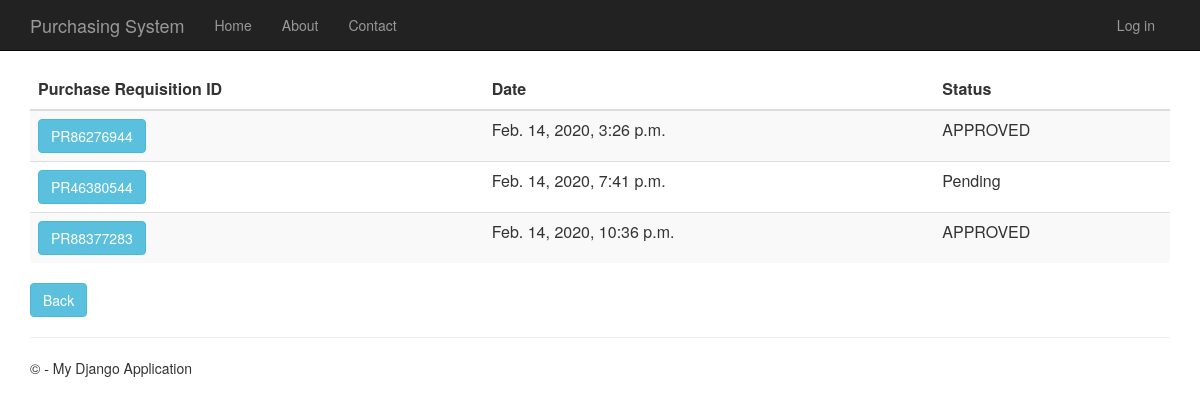
/purchaserequisitionhistory, run on the app's committed database.
### PurchaseRequisition/models.py (models this page shows)
class PurchaseRequisition(models.Model):
    pr_id= models.CharField(max_length=10, primary_key=True) #takes character
    description= models.TextField(null=True,default=None, blank=True)
    time_created= models.DateTimeField()
    total_price= models.DecimalField(max_digits=10, decimal_places=2, default=Decimal('0.00'))
    status= models.TextField(max_length=10, default="Pending")
    person_id = models.ForeignKey(Person)
    def __str__(self):
        return str(self.pr_id)

### PurchaseRequisition/views.py (the view)
# urls.py: url(r'^purchaserequisitionhistory', PurchaseRequisition.views.purchaserequisitionhistory, name="purchase_requisition_history"),
def purchaserequisitionhistory(request):
    purchase_requisitions = PurchaseRequisition.objects.all()
    print(purchase_requisitions)
    context = {
            'title':'Purchase Requisition History',
            'rows':purchase_requisitions
        }
    return render(request,'PurchaseRequisition/purchaserequisitionhistory.html',context)

### PurchaseRequisition/templates/PurchaseRequisition/purchaserequisitionhistory.html
﻿{% extends "app/layout.html" %}
{% block content %}
<div class="purchaseorderhistory margintop" action="menu" >
    <form action="purchaserequisitionhistorydetails" method="GET">
        <table class="table table-striped margintop">
          <thead>
            <tr>
              <th scope="col">Purchase Requisition ID</th>
              <th scope="col">Date</th>
              <th scope="col">Status</th>
            </tr>
          </thead>
          <tbody>
              {% for r in rows %}
            <tr>
                 <td><button type="submit" name="pr_id" value="{{r.pr_id}}" class="btn btn-info" >{{r.pr_id}}</button></td>
                 <td>{{r.time_created}}</td>
                 <td>{{r.status}}</td>
            </tr>
              {% endfor %}
          </tbody>
        </table>
    </form>
       <form action="menu">
        <div class="margintop">
            <button type="submit" class="btn btn-info" >Back</button>
        </div>
    </form>
</div>
{% endblock %}

### app/static/app/content/site.css (style rules this page uses)
body { padding-top: 50px; padding-bottom: 20px; }

### data on the page
PurchaseRequisition: pr_id "PR86276944", time_created "Feb. 14, 2020, 3:26 p.m.", status "APPROVED"
PurchaseRequisition: pr_id "PR46380544", time_created "Feb. 14, 2020, 7:41 p.m.", status "Pending"
PurchaseRequisition: pr_id "PR88377283", time_created "Feb. 14, 2020, 10:36 p.m.", status "APPROVED"
